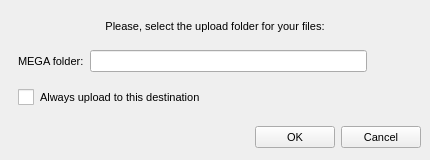
<?xml version="1.0" encoding="UTF-8"?>
<ui version="4.0">
 <class>UploadToMegaDialog</class>
 <widget class="QDialog" name="UploadToMegaDialog">
  <property name="geometry">
   <rect>
    <x>0</x>
    <y>0</y>
    <width>430</width>
    <height>160</height>
   </rect>
  </property>
  <property name="minimumSize">
   <size>
    <width>430</width>
    <height>160</height>
   </size>
  </property>
  <property name="maximumSize">
   <size>
    <width>430</width>
    <height>160</height>
   </size>
  </property>
  <property name="windowTitle">
   <string>Upload to MEGA</string>
  </property>
  <property name="styleSheet">
   <string notr="true">QWidget
{
font-size: 11px;
}

QCheckBox::indicator {
     width: 16px;
     height: 16px;
 }

QRadioButton::indicator {
     width: 16px;
     height: 16px;
 }

QScrollBar:horizontal {
height: 16px;
}

QPushButton
{
    min-height: 14px;
	height: 14px;
}
</string>
  </property>
  <layout class="QVBoxLayout" name="verticalLayout">
   <property name="spacing">
    <number>6</number>
   </property>
   <property name="leftMargin">
    <number>9</number>
   </property>
   <property name="topMargin">
    <number>9</number>
   </property>
   <property name="rightMargin">
    <number>9</number>
   </property>
   <property name="bottomMargin">
    <number>9</number>
   </property>
   <item>
    <widget class="QLabel" name="label">
     <property name="minimumSize">
      <size>
       <width>0</width>
       <height>24</height>
      </size>
     </property>
     <property name="maximumSize">
      <size>
       <width>16777215</width>
       <height>24</height>
      </size>
     </property>
     <property name="focusPolicy">
      <enum>Qt::StrongFocus</enum>
     </property>
     <property name="text">
      <string>Please, select the upload folder for your files:</string>
     </property>
     <property name="alignment">
      <set>Qt::AlignBottom|Qt::AlignHCenter</set>
     </property>
    </widget>
   </item>
   <item>
    <widget class="QWidget" name="widget" native="true">
     <layout class="QHBoxLayout" name="horizontalLayout">
      <property name="spacing">
       <number>6</number>
      </property>
      <property name="leftMargin">
       <number>9</number>
      </property>
      <property name="topMargin">
       <number>0</number>
      </property>
      <property name="rightMargin">
       <number>9</number>
      </property>
      <property name="bottomMargin">
       <number>0</number>
      </property>
      <item>
       <widget class="QLabel" name="label_2">
        <property name="focusPolicy">
         <enum>Qt::NoFocus</enum>
        </property>
        <property name="text">
         <string>MEGA folder:</string>
        </property>
       </widget>
      </item>
      <item>
       <widget class="QLineEdit" name="eFolderPath">
        <property name="enabled">
         <bool>true</bool>
        </property>
        <property name="accessibleName">
         <string>MEGA folder:</string>
        </property>
        <property name="readOnly">
         <bool>true</bool>
        </property>
       </widget>
      </item>
      <item>
       <widget class="QPushButton" name="bChange">
        <property name="text">
         <string/>
        </property>
        <property name="icon">
         <iconset resource="../Resources_win.qrc">
          <normaloff>:/images/import_cloud_ico.png</normaloff>:/images/import_cloud_ico.png</iconset>
        </property>
        <property name="iconSize">
         <size>
          <width>24</width>
          <height>24</height>
         </size>
        </property>
        <property name="flat">
         <bool>true</bool>
        </property>
       </widget>
      </item>
     </layout>
    </widget>
   </item>
   <item>
    <widget class="QCheckBox" name="cDefaultPath">
     <property name="enabled">
      <bool>true</bool>
     </property>
     <property name="styleSheet">
      <string notr="true">margin-left: 9px;</string>
     </property>
     <property name="text">
      <string>Always upload to this destination</string>
     </property>
     <property name="checked">
      <bool>false</bool>
     </property>
    </widget>
   </item>
   <item>
    <widget class="QWidget" name="bLayout" native="true">
     <property name="maximumSize">
      <size>
       <width>16777215</width>
       <height>40</height>
      </size>
     </property>
     <layout class="QHBoxLayout" name="horizontalLayout_2">
      <property name="spacing">
       <number>6</number>
      </property>
      <property name="leftMargin">
       <number>0</number>
      </property>
      <property name="topMargin">
       <number>12</number>
      </property>
      <property name="rightMargin">
       <number>0</number>
      </property>
      <property name="bottomMargin">
       <number>0</number>
      </property>
      <item>
       <spacer name="horizontalSpacer">
        <property name="orientation">
         <enum>Qt::Horizontal</enum>
        </property>
        <property name="sizeHint" stdset="0">
         <size>
          <width>40</width>
          <height>20</height>
         </size>
        </property>
       </spacer>
      </item>
      <item>
       <widget class="QPushButton" name="bOK">
        <property name="text">
         <string>OK</string>
        </property>
       </widget>
      </item>
      <item>
       <widget class="QPushButton" name="bCancel">
        <property name="text">
         <string>Cancel</string>
        </property>
       </widget>
      </item>
     </layout>
    </widget>
   </item>
  </layout>
 </widget>
 <tabstops>
  <tabstop>label</tabstop>
  <tabstop>label_2</tabstop>
  <tabstop>eFolderPath</tabstop>
  <tabstop>bChange</tabstop>
  <tabstop>cDefaultPath</tabstop>
  <tabstop>bOK</tabstop>
  <tabstop>bCancel</tabstop>
 </tabstops>
 <resources>
  <include location="../Resources_win.qrc"/>
 </resources>
 <connections>
  <connection>
   <sender>bCancel</sender>
   <signal>clicked()</signal>
   <receiver>UploadToMegaDialog</receiver>
   <slot>reject()</slot>
   <hints>
    <hint type="sourcelabel">
     <x>383</x>
     <y>151</y>
    </hint>
    <hint type="destinationlabel">
     <x>214</x>
     <y>89</y>
    </hint>
   </hints>
  </connection>
 </connections>
</ui>
